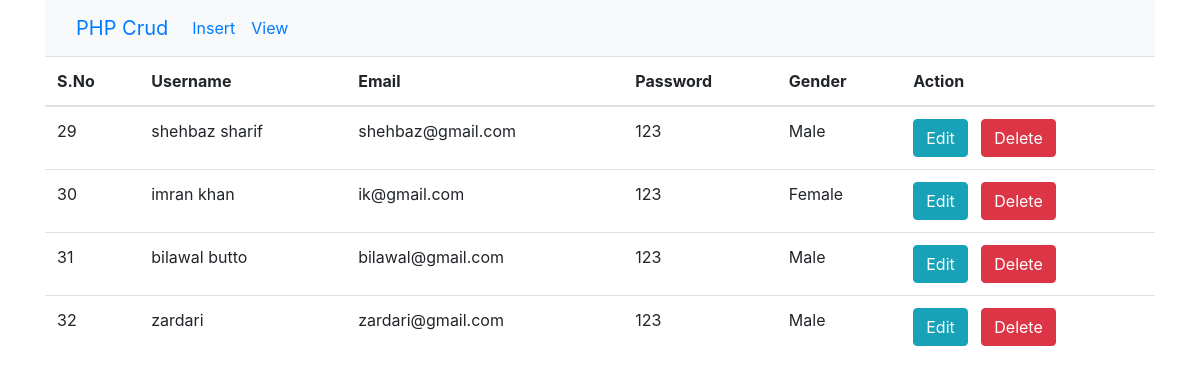
The page / on the database its author committed.
### tables this page shows
CREATE TABLE `users` (
  `user_id` int(11) NOT NULL,
  `user_name` varchar(255) NOT NULL,
  `user_email` varchar(255) NOT NULL,
  `user_pwd` varchar(255) NOT NULL,
  `user_gender` varchar(50) NOT NULL
);

### index.php (the view, shortened to what this page needs)
<?php
include('dbConfig.php');
?>
<!doctype html>
<html lang="en">
<head>
  <link rel="stylesheet" href="https://cdn.jsdelivr.net/npm/bootstrap@4.1.3/dist/css/bootstrap.min.css">
</head>
<body>
  <div class="container">
    <nav class="navbar navbar-expand-lg bg-light">
      <div class="container-fluid">
        <a class="navbar-brand" href="index.php">PHP Crud</a>
        <div class="collapse navbar-collapse" id="navbarNav">
          <ul class="navbar-nav">
            <li class="nav-item">
              <a class="nav-link" aria-current="page" href="create.php">Insert</a>
            </li>
            <li class="nav-item">
              <a class="nav-link" aria-current="page" href="index.php">View</a>
            </li>
          </ul>
        </div>
      </div>
    </nav>
    <table class="table">
      <thead>
        <tr>
          <th scope="col">S.No</th>
          <th scope="col">Username</th>
          <th scope="col">Email</th>
          <th scope="col">Password</th>
          <th scope="col">Gender</th>
          <th scope="col">Action</th>
        </tr>
      </thead>
      <tbody>
        <?php
                $fetch_record = $conn ->query("SELECT * FROM `users`");
                foreach($fetch_record as $row){
                ?>
            <tr>
              <td><?php echo $row['user_id'] ?></td>
              <td><?php echo $row['user_name'] ?></td>
              <td><?php echo $row['user_email'] ?></td>
              <td><?php echo $row['user_pwd'] ?></td>
              <td><?php echo $row['user_gender'] ?></td>
              <td>
                <a class="btn btn-info"  href="update.php?id=<?php echo $row['user_id'];  ?>">Edit</a>
                <a class="btn btn-danger"  href="delete.php?id=<?php echo $row['user_id']?>">Delete</a>
              </td>
            </tr>
        <?php
          }
        ?>
      </tbody>
    </table>
  </div>
</body>
</html>

### rows shown on the page
users: user_id "29", user_name "shehbaz sharif", user_email "shehbaz@gmail.com", user_pwd "123", user_gender "Male"
users: user_id "30", user_name "imran khan", user_email "ik@gmail.com", user_pwd "123", user_gender "Female"
users: user_id "31", user_name "bilawal butto", user_email "bilawal@gmail.com", user_pwd "123", user_gender "Male"
users: user_id "32", user_name "zardari", user_email "zardari@gmail.com", user_pwd "123", user_gender "Male"
